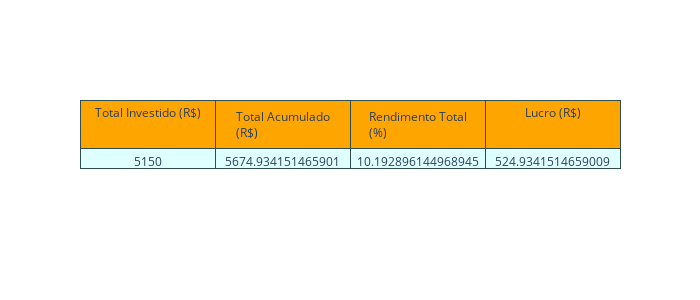

Notebook source saved alongside this figure:
### Code cell
plot_performance_table(total_invested_value,total_accumulated_value,total_yeld, profit)

### Figure 1 — Plotly figure (JSON) as saved in the notebook; plotly's stock layout.template omitted (floating-point values rounded to 4 significant figures)
{"data": [{"cells": {"align": "center", "fill": {"color": "lightcyan"}, "line": {"color": "darkslategray"}, "values": [[5150], [5675.0], [10.19], [[524.9]]]}, "header": {"align": "center", "fill": {"color": "orange"}, "line": {"color": "darkslategray"}, "values": ["Total Investido (R$)", "Total Acumulado (R$)", "Rendimento Total (%)", "Lucro (R$)"]}, "type": "table"}], "layout": {"height": 300, "width": 700}}
